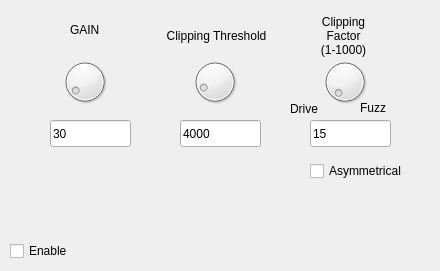
      <widget class="QWidget" name="tab_3">
       <attribute name="title">
        <string>Dist</string>
       </attribute>
       <widget class="QDial" name="DGainDial">
        <property name="geometry">
         <rect>
          <x>60</x>
          <y>50</y>
          <width>50</width>
          <height>64</height>
         </rect>
        </property>
        <property name="minimum">
         <number>1</number>
        </property>
        <property name="maximum">
         <number>500</number>
        </property>
        <property name="pageStep">
         <number>10</number>
        </property>
        <property name="value">
         <number>30</number>
        </property>
       </widget>
       <widget class="QDial" name="dial_2">
        <property name="geometry">
         <rect>
          <x>190</x>
          <y>50</y>
          <width>50</width>
          <height>64</height>
         </rect>
        </property>
        <property name="minimum">
         <number>500</number>
        </property>
        <property name="maximum">
         <number>32000</number>
        </property>
        <property name="pageStep">
         <number>100</number>
        </property>
        <property name="value">
         <number>4000</number>
        </property>
       </widget>
       <widget class="QLabel" name="label_3">
        <property name="geometry">
         <rect>
          <x>70</x>
          <y>20</y>
          <width>41</width>
          <height>20</height>
         </rect>
        </property>
        <property name="text">
         <string>GAIN</string>
        </property>
       </widget>
       <widget class="QLabel" name="label_4">
        <property name="geometry">
         <rect>
          <x>166</x>
          <y>10</y>
          <width>101</width>
          <height>51</height>
         </rect>
        </property>
        <property name="text">
         <string>Clipping Threshold</string>
        </property>
        <property name="alignment">
         <set>Qt::AlignCenter</set>
        </property>
        <property name="wordWrap">
         <bool>true</bool>
        </property>
       </widget>
       <widget class="QLabel" name="label_5">
        <property name="geometry">
         <rect>
          <x>310</x>
          <y>10</y>
          <width>67</width>
          <height>51</height>
         </rect>
        </property>
        <property name="text">
         <string>Clipping Factor (1-1000)</string>
        </property>
        <property name="alignment">
         <set>Qt::AlignCenter</set>
        </property>
        <property name="wordWrap">
         <bool>true</bool>
        </property>
       </widget>
       <widget class="QDial" name="DClipFDial">
        <property name="geometry">
         <rect>
          <x>320</x>
          <y>50</y>
          <width>50</width>
          <height>64</height>
         </rect>
        </property>
        <property name="minimum">
         <number>1</number>
        </property>
        <property name="maximum">
         <number>10000</number>
        </property>
        <property name="value">
         <number>15</number>
        </property>
       </widget>
       <widget class="QLineEdit" name="DGainLN">
        <property name="geometry">
         <rect>
          <x>50</x>
          <y>120</y>
          <width>81</width>
          <height>27</height>
         </rect>
        </property>
        <property name="inputMethodHints">
         <set>Qt::ImhDigitsOnly</set>
        </property>
        <property name="text">
         <string>30</string>
        </property>
       </widget>
       <widget class="QLineEdit" name="DClipLN">
        <property name="geometry">
         <rect>
          <x>180</x>
          <y>120</y>
          <width>81</width>
          <height>27</height>
         </rect>
        </property>
        <property name="inputMethodHints">
         <set>Qt::ImhDigitsOnly</set>
        </property>
        <property name="text">
         <string>4000</string>
        </property>
       </widget>
       <widget class="QLineEdit" name="DCFactLN">
        <property name="geometry">
         <rect>
          <x>310</x>
          <y>120</y>
          <width>81</width>
          <height>27</height>
         </rect>
        </property>
        <property name="inputMethodHints">
         <set>Qt::ImhDigitsOnly</set>
        </property>
        <property name="text">
         <string>15</string>
        </property>
       </widget>
       <widget class="QLabel" name="label_6">
        <property name="geometry">
         <rect>
          <x>290</x>
          <y>100</y>
          <width>41</width>
          <height>17</height>
         </rect>
        </property>
        <property name="text">
         <string>Drive</string>
        </property>
       </widget>
       <widget class="QLabel" name="label_7">
        <property name="geometry">
         <rect>
          <x>360</x>
          <y>100</y>
          <width>41</width>
          <height>16</height>
         </rect>
        </property>
        <property name="text">
         <string>Fuzz</string>
        </property>
       </widget>
       <widget class="QCheckBox" name="checkBox">
        <property name="geometry">
         <rect>
          <x>10</x>
          <y>240</y>
          <width>71</width>
          <height>22</height>
         </rect>
        </property>
        <property name="text">
         <string>Enable</string>
        </property>
       </widget>
       <widget class="QCheckBox" name="checkBox_10">
        <property name="geometry">
         <rect>
          <x>310</x>
          <y>160</y>
          <width>121</width>
          <height>22</height>
         </rect>
        </property>
        <property name="text">
         <string>Asymmetrical</string>
        </property>
       </widget>
      </widget>
